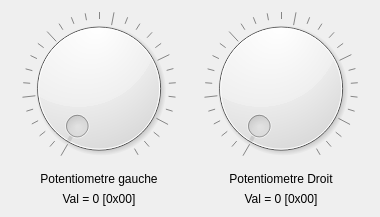
<?xml version="1.0" encoding="UTF-8"?>
<ui version="4.0">
 <class>DialogPotentiometers</class>
 <widget class="QDialog" name="DialogPotentiometers">
  <property name="geometry">
   <rect>
    <x>0</x>
    <y>0</y>
    <width>380</width>
    <height>217</height>
   </rect>
  </property>
  <property name="windowTitle">
   <string>Potentiometres</string>
  </property>
  <layout class="QHBoxLayout" name="horizontalLayout">
   <item>
    <layout class="QVBoxLayout" name="verticalLayout">
     <item>
      <widget class="QDial" name="dialLeft">
       <property name="maximum">
        <number>4095</number>
       </property>
       <property name="notchTarget">
        <double>36.000000000000000</double>
       </property>
       <property name="notchesVisible">
        <bool>true</bool>
       </property>
      </widget>
     </item>
     <item>
      <widget class="QLabel" name="label">
       <property name="sizePolicy">
        <sizepolicy hsizetype="Preferred" vsizetype="Fixed">
         <horstretch>0</horstretch>
         <verstretch>0</verstretch>
        </sizepolicy>
       </property>
       <property name="text">
        <string>Potentiometre gauche</string>
       </property>
       <property name="alignment">
        <set>Qt::AlignCenter</set>
       </property>
      </widget>
     </item>
     <item>
      <widget class="QLabel" name="labelDialLeft">
       <property name="sizePolicy">
        <sizepolicy hsizetype="Preferred" vsizetype="Fixed">
         <horstretch>0</horstretch>
         <verstretch>0</verstretch>
        </sizepolicy>
       </property>
       <property name="text">
        <string>Val = 0 [0x00]</string>
       </property>
       <property name="alignment">
        <set>Qt::AlignCenter</set>
       </property>
      </widget>
     </item>
    </layout>
   </item>
   <item>
    <layout class="QVBoxLayout" name="verticalLayout_2">
     <item>
      <widget class="QDial" name="dialRight">
       <property name="maximum">
        <number>4095</number>
       </property>
       <property name="notchTarget">
        <double>36.000000000000000</double>
       </property>
       <property name="notchesVisible">
        <bool>true</bool>
       </property>
      </widget>
     </item>
     <item>
      <widget class="QLabel" name="label_2">
       <property name="sizePolicy">
        <sizepolicy hsizetype="Preferred" vsizetype="Fixed">
         <horstretch>0</horstretch>
         <verstretch>0</verstretch>
        </sizepolicy>
       </property>
       <property name="text">
        <string>Potentiometre Droit</string>
       </property>
       <property name="alignment">
        <set>Qt::AlignCenter</set>
       </property>
      </widget>
     </item>
     <item>
      <widget class="QLabel" name="labelDialRight">
       <property name="sizePolicy">
        <sizepolicy hsizetype="Preferred" vsizetype="Fixed">
         <horstretch>0</horstretch>
         <verstretch>0</verstretch>
        </sizepolicy>
       </property>
       <property name="text">
        <string>Val = 0 [0x00]</string>
       </property>
       <property name="alignment">
        <set>Qt::AlignCenter</set>
       </property>
      </widget>
     </item>
    </layout>
   </item>
  </layout>
 </widget>
 <resources/>
 <connections/>
</ui>
